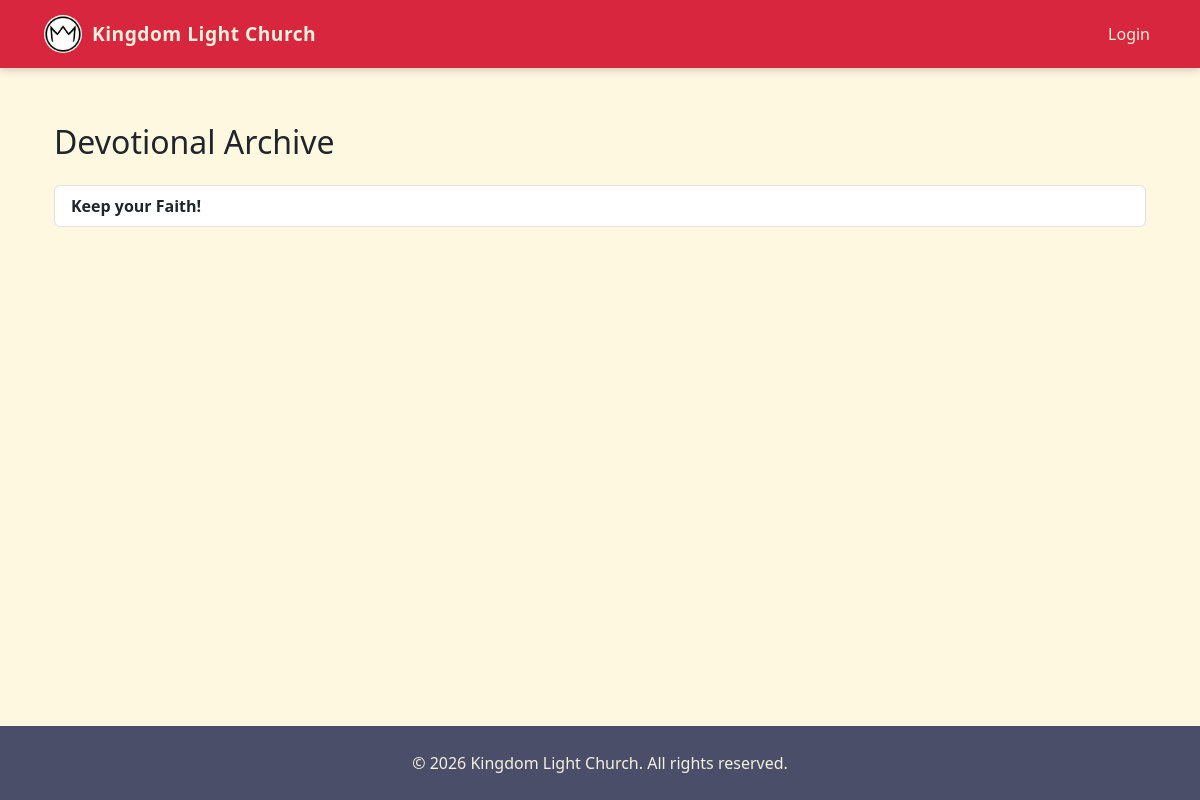
The page /content/devotionals/ on the database as committed earlier.
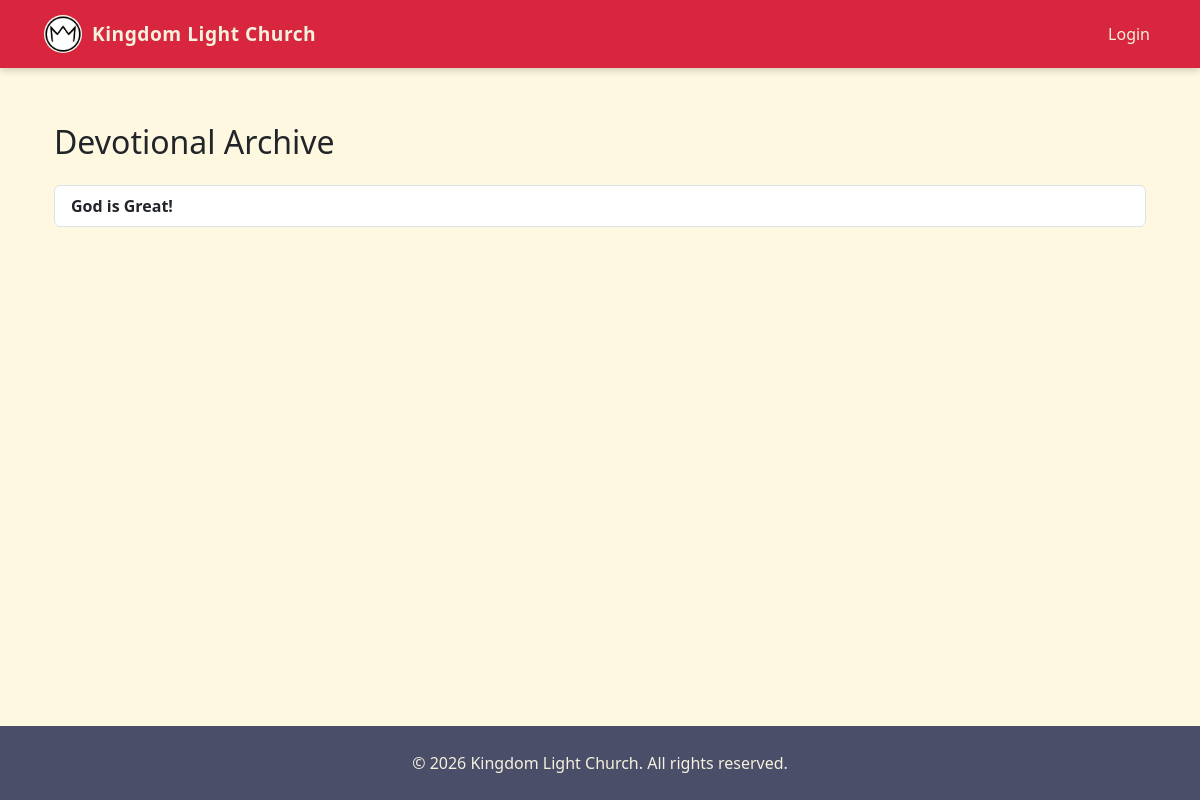
The same page on the database as committed later.
### content/models.py (models this page shows, shortened)
class Devotional(models.Model):
    title = models.CharField(max_length=255)
    verse_reference = models.CharField(max_length=255, blank=True)
    verse_text = models.TextField(blank=True)
    message = models.TextField()
    date = models.DateField(auto_now_add=True)
    is_active = models.BooleanField(default=True)
    class Meta:
        ordering = ["-date"]

### content/views.py (the view)
# urls.py: path("devotionals/", devotional_archive, name="devotional_archive"),
def devotional_archive(request):
    from .models import Devotional
    devotionals = Devotional.objects.filter(is_active=True)
    return render(request, "content/devotional_archive.html", {"devotionals": devotionals})

### content/context_processors.py (called while the page is built)
def global_updates(request):
    updates = Update.objects.filter(is_published=True).order_by("-created_at")
    return {"global_updates": updates}

### engagement/context_processors.py (called while the page is built, shortened)
def next_meeting(request):
    if not request.user.is_authenticated:
        return {}

def user_groups(request):
    if request.user.is_authenticated:
        groups = GroupMember.objects.filter(
            user=request.user,
            is_active=True
        ).select_related("group")
        return {"user_groups": [gm.group for gm in groups]}
    return {}

def pending_invitations(request):
    return {}

### content/templates/content/devotional_archive.html (shortened to what this page needs)
{% extends "base.html" %}
{% block content %}
<div class="container mt-4">
    <h2 class="mb-4">Devotional Archive</h2>
    {% if devotionals %}
        <div class="list-group">
            {% for devotional in devotionals %}
            <a href="{% url 'home' %}#devotional-{{ devotional.id }}"
               class="list-group-item list-group-item-action">
                <strong>{{ devotional.title }}</strong>
            </a>
            {% endfor %}
        </div>
    {% else %}
        <p>No devotionals yet.</p>
    {% endif %}
</div>
{% endblock %}

Rows that differ between the two databases and show on the page:
no longer on this page (row edited): Devotional: title "Keep your Faith!"
added Devotional: title "God is Great!"
